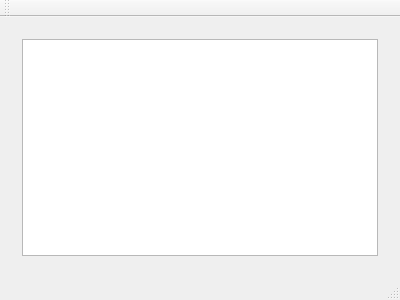
<?xml version="1.0" encoding="UTF-8"?>
<ui version="4.0">
 <class>MainWindow</class>
 <widget class="QMainWindow" name="MainWindow">
  <property name="geometry">
   <rect>
    <x>0</x>
    <y>0</y>
    <width>400</width>
    <height>300</height>
   </rect>
  </property>
  <property name="windowTitle">
   <string>MainWindow</string>
  </property>
  <widget class="QWidget" name="centralWidget">
   <layout class="QVBoxLayout" name="verticalLayout">
    <item>
     <widget class="QStackedWidget" name="stackedWidget">
      <property name="sizePolicy">
       <sizepolicy hsizetype="Expanding" vsizetype="Expanding">
        <horstretch>0</horstretch>
        <verstretch>0</verstretch>
       </sizepolicy>
      </property>
      <widget class="QWidget" name="page">
       <layout class="QHBoxLayout" name="horizontalLayout">
        <item>
         <widget class="QTableView" name="MainTableView"/>
        </item>
       </layout>
      </widget>
      <widget class="QWidget" name="page_2"/>
     </widget>
    </item>
   </layout>
  </widget>
  <widget class="QMenuBar" name="menuBar">
   <property name="geometry">
    <rect>
     <x>0</x>
     <y>0</y>
     <width>400</width>
     <height>21</height>
    </rect>
   </property>
  </widget>
  <widget class="QToolBar" name="mainToolBar">
   <attribute name="toolBarArea">
    <enum>TopToolBarArea</enum>
   </attribute>
   <attribute name="toolBarBreak">
    <bool>false</bool>
   </attribute>
  </widget>
  <widget class="QStatusBar" name="statusBar"/>
 </widget>
 <layoutdefault spacing="6" margin="11"/>
 <resources/>
 <connections/>
</ui>
